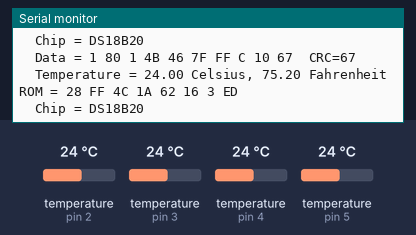
A sketch run on a simulated Arduino Uno, built with avr-gcc and run on an emulated ATmega328P. Shown: the last lines printed to the serial monitor. Inputs (shaded band) come from the test bench; at power-on: temperature (sensors on pin 2, pin 3, pin 4, pin 5) 24 °C. EEPROM starts erased.

Above: at 11.8 s.
11.9 s: temperature (sensor on pin 2) set to 12 °C
At 15.1 s:
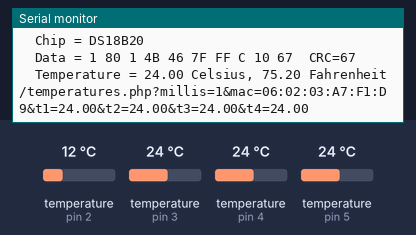
22.5 s: temperature (sensor on pin 3) set to 28 °C
At 25.1 s:
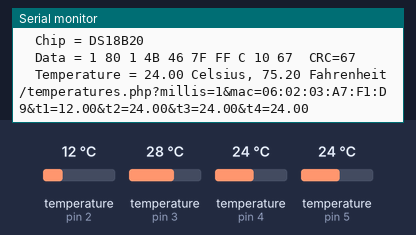
33.5 s: temperature (sensor on pin 4) set to 33 °C
At 35.2 s:
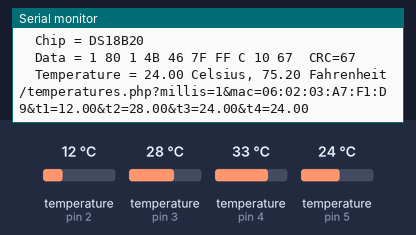
44.5 s: temperature (sensor on pin 5) set to 11 °C
At 55.3 s:
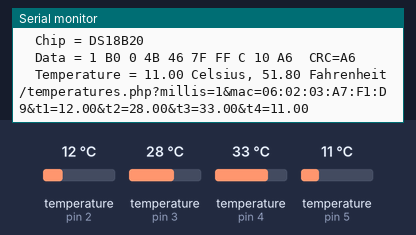
55.6 s: temperature (sensor on pin 2) set to 8 °C
At 64.5 s:
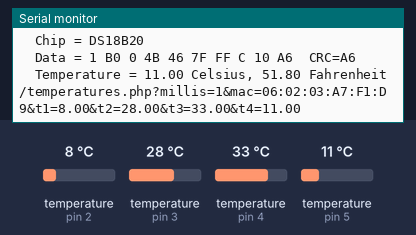
64.6 s: temperature (sensor on pin 5) set to 13 °C
At 75.4 s:
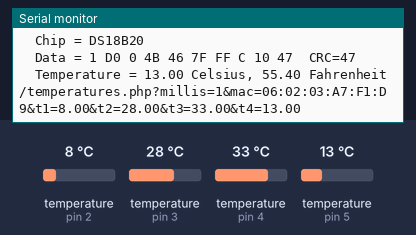
Timing chart, 0 to 76.6 s (numbered marks = the images above; inputs shaded):
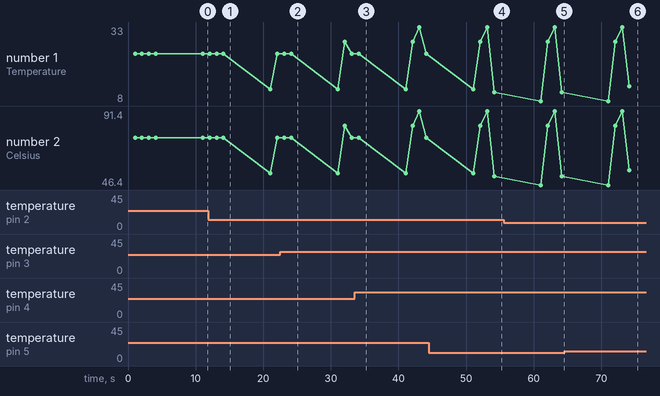

The sketch:

onewire2brightsky.ino
```cpp
#include <EtherCard.h>
#define CS_PIN 10

#include <EEPROM.h>
#include <TrueRandom.h>
//#include "Timer.h"
//Timer t;


#include <OneWire.h>
OneWire ds(2);
OneWire ds2(3);
OneWire ds3(4);
OneWire ds4(5);
#define MAX_DS1820_SENSORS 12
byte addr[MAX_DS1820_SENSORS][8];


#include <avr/wdt.h>

// Universally administered and locally administered addresses are distinguished by setting the second least significant bit of the most significant byte of the address. If the bit is 0, the address is universally administered. If it is 1, the address is locally administered. In the example address 02-00-00-00-00-01 the most significant byte is 02h. The binary is 00000010 and the second least significant bit is 1. Therefore, it is a locally administered address.[3] The bit is 0 in all OUIs.
// so mac should be:
// x2-xx-xx-xx-xx-xx
// x6-xx-xx-xx-xx-xx
// xA-xx-xx-xx-xx-xx
// xE-xx-xx-xx-xx-xx
static byte mymac[] = { 0x06,0x02,0x03,0x04,0x05,0x06 };
char macstr[18];

byte Ethernet::buffer[700];
static uint32_t timer = 0;

const char website[] PROGMEM = "temp.brightsky.at";

int LED_LAN_RDY =2;
int LED_LAN_ROOCESSING =3;


int ResetGPIO = A3;


bool requestPending=false;
int heartbeatreset = 0;

static void my_callback (byte status, word off, word len) {
  requestPending=false;

  Serial.println(">>>");
  Ethernet::buffer[off+300] = 0;
  Serial.print((const char*) Ethernet::buffer + off);
  Serial.println("...");
  //wdt_reset();
}

uint16_t values[10];
uint8_t debounce[10];


int heartbeat=0;


void(* resetFunc) (void) = 0;

int HighByte, LowByte, TReading, SignBit, Tc_100, Whole, Fract;

void setup () {

  Serial.begin(115200);
  Serial.println(F("\nonewire2brightsky v20170208 starting..."));

  if (EEPROM.read(1) != '#') {
    Serial.println(F("\nWriting EEProm..."));

    EEPROM.write(1, '#');

    for (int i = 3; i < 6; i++) {
      EEPROM.write(i, TrueRandom.randomByte());
    }
  }

  // read 3 last MAC octets
  for (int i = 3; i < 6; i++) {
      mymac[i] = EEPROM.read(i);
  }

  Serial.print("MAC: ");
  for (int i = 0; i < 6; i++) {
    Serial.print(mymac[i], HEX);
        if (i<5)
          Serial.print(':');
    }
  Serial.println();

  Serial.print("Access Ethernet Controller... ");
  if (ether.begin(sizeof Ethernet::buffer, mymac, CS_PIN) == 0) {
    Serial.println(F("FAILED"));
  } else {
    Serial.println("DONE");
  }


  Serial.print("Requesting IP from DHCP Server... ");
  if (!ether.dhcpSetup()) {
    Serial.println(F("FAILED"));
  } else {
    Serial.println("DONE");
  }


  ether.printIp("IP:  ", ether.myip);
  ether.printIp("GW:  ", ether.gwip);
  ether.printIp("DNS: ", ether.dnsip);

  if (!ether.dnsLookup(website))
    Serial.println("DNS failed");

  ether.printIp("SRV: ", ether.hisip);
}


void loop () {

  ether.packetLoop(ether.packetReceive());
  if (millis() > timer) {
    timer = millis() + 10000;
    Serial.println();
    Serial.print("<<< REQ ");


    char tosend[100];
    sprintf(tosend, "?millis=1&mac=%02X:%02X:%02X:%02X:%02X:%02X", mymac[0], mymac[1], mymac[2], mymac[3], mymac[4], mymac[5]);

    char str_temp[6];


    float celsius = readtemperature(ds);
    if (celsius>-200) {
      dtostrf(celsius, 4, 2, str_temp);
      sprintf(tosend,"%s&t1=%s", tosend, str_temp);
    }
    celsius = readtemperature(ds2);
    if (celsius>-200) {
      dtostrf(celsius, 4, 2, str_temp);
      sprintf(tosend,"%s&t2=%s", tosend, str_temp);
    }
    celsius = readtemperature(ds3);
    if (celsius>-200) {
      dtostrf(celsius, 4, 2, str_temp);
      sprintf(tosend,"%s&t3=%s", tosend, str_temp);
    }
    celsius = readtemperature(ds4);
    if (celsius>-200) {
      dtostrf(celsius, 4, 2, str_temp);
      sprintf(tosend,"%s&t4=%s", tosend, str_temp);
    }


    ether.browseUrl(PSTR("/temperatures.php"), tosend, website, my_callback);

    Serial.print("/temperatures.php");
    Serial.write(tosend);

  }
}

float readtemperature(OneWire ds) {

  byte i;
  byte present = 0;
  byte type_s;
  byte data[12];
  byte addr[8];
  float celsius, fahrenheit;

  if ( !ds.search(addr)) {
    Serial.println("No more addresses.");
    Serial.println();
    ds.reset_search();
    delay(250);
    return -200;
  }

  Serial.print("ROM =");
  for( i = 0; i < 8; i++) {
    Serial.write(' ');
    Serial.print(addr[i], HEX);
  }

  if (OneWire::crc8(addr, 7) != addr[7]) {
      Serial.println("CRC is not valid!");
      return -200;
  }
  Serial.println();

  // the first ROM byte indicates which chip
  switch (addr[0]) {
    case 0x10:
      Serial.println("  Chip = DS18S20");  // or old DS1820
      type_s = 1;
      break;
    case 0x28:
      Serial.println("  Chip = DS18B20");
      type_s = 0;
      break;
    case 0x22:
      Serial.println("  Chip = DS1822");
      type_s = 0;
      break;
    default:
      Serial.println("Device is not a DS18x20 family device.");
      return -200;
  }

  ds.reset();
  ds.select(addr);
  ds.write(0x44, 1);        // start conversion, with parasite power on at the end

  delay(1000);     // maybe 750ms is enough, maybe not
  // we might do a ds.depower() here, but the reset will take care of it.

  present = ds.reset();
  ds.select(addr);
  ds.write(0xBE);         // Read Scratchpad

  Serial.print("  Data = ");
  Serial.print(present, HEX);
  Serial.print(" ");
  for ( i = 0; i < 9; i++) {           // we need 9 bytes
    data[i] = ds.read();
    Serial.print(data[i], HEX);
    Serial.print(" ");
  }
  Serial.print(" CRC=");
  Serial.print(OneWire::crc8(data, 8), HEX);
  Serial.println();

  // Convert the data to actual temperature
  // because the result is a 16 bit signed integer, it should
  // be stored to an "int16_t" type, which is always 16 bits
  // even when compiled on a 32 bit processor.
  int16_t raw = (data[1] << 8) | data[0];
  if (type_s) {
    raw = raw << 3; // 9 bit resolution default
    if (data[7] == 0x10) {
      // "count remain" gives full 12 bit resolution
      raw = (raw & 0xFFF0) + 12 - data[6];
    }
  } else {
    byte cfg = (data[4] & 0x60);
    // at lower res, the low bits are undefined, so let's zero them
    if (cfg == 0x00) raw = raw & ~7;  // 9 bit resolution, 93.75 ms
    else if (cfg == 0x20) raw = raw & ~3; // 10 bit res, 187.5 ms
    else if (cfg == 0x40) raw = raw & ~1; // 11 bit res, 375 ms
    //// default is 12 bit resolution, 750 ms conversion time
  }
  celsius = (float)raw / 16.0;
  fahrenheit = celsius * 1.8 + 32.0;
  Serial.print("  Temperature = ");
  Serial.print(celsius);
  Serial.print(" Celsius, ");
  Serial.print(fahrenheit);
  Serial.println(" Fahrenheit");

  return celsius;

}
```

Measured:
- after the input at 44.5 s, the serial monitor: prints a new line after 9.6 s (image 4)
- after the input at 55.6 s, the serial monitor: prints a new line after 5.4 s (image 5)
- after the input at 64.6 s, the serial monitor: prints a new line after 9.5 s (image 6)
- plotted number 1: 24 → 11 after the input at 44.5 s, 11 → 13 after the input at 64.6 s
- plotted number 2: 75.2 → 51.8 after the input at 44.5 s, 51.8 → 55.4 after the input at 64.6 s
